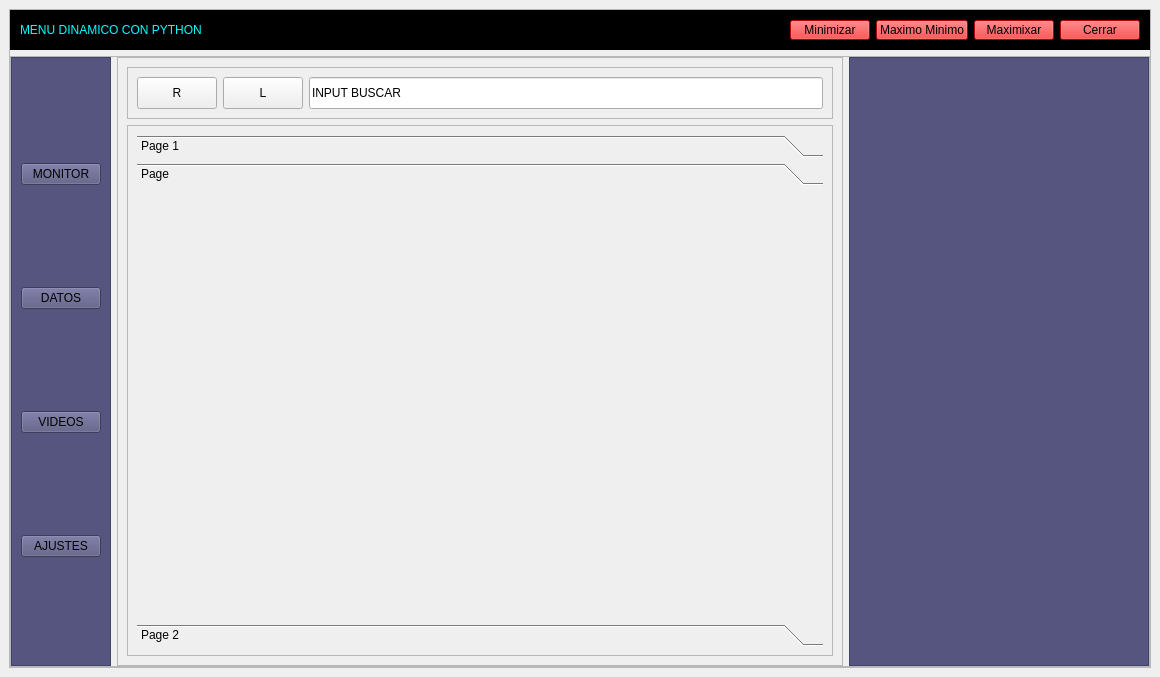
<?xml version="1.0" encoding="UTF-8"?>
<ui version="4.0">
 <class>MainWindow</class>
 <widget class="QMainWindow" name="MainWindow">
  <property name="geometry">
   <rect>
    <x>0</x>
    <y>0</y>
    <width>1160</width>
    <height>677</height>
   </rect>
  </property>
  <property name="windowTitle">
   <string>MainWindow</string>
  </property>
  <widget class="QWidget" name="centralwidget">
   <layout class="QVBoxLayout" name="verticalLayout">
    <item>
     <widget class="QFrame" name="frame">
      <property name="frameShape">
       <enum>QFrame::StyledPanel</enum>
      </property>
      <property name="frameShadow">
       <enum>QFrame::Raised</enum>
      </property>
      <layout class="QVBoxLayout" name="verticalLayout_2" stretch="1,8">
       <property name="leftMargin">
        <number>0</number>
       </property>
       <property name="topMargin">
        <number>0</number>
       </property>
       <property name="rightMargin">
        <number>0</number>
       </property>
       <property name="bottomMargin">
        <number>0</number>
       </property>
       <item>
        <widget class="QFrame" name="frameSuperior">
         <property name="maximumSize">
          <size>
           <width>16777215</width>
           <height>40</height>
          </size>
         </property>
         <property name="styleSheet">
          <string notr="true">background-color: rgb(0, 0, 0);</string>
         </property>
         <property name="frameShape">
          <enum>QFrame::StyledPanel</enum>
         </property>
         <property name="frameShadow">
          <enum>QFrame::Raised</enum>
         </property>
         <layout class="QHBoxLayout" name="horizontalLayout">
          <item>
           <widget class="QLabel" name="label">
            <property name="styleSheet">
             <string notr="true">color: rgb(0, 255, 255);</string>
            </property>
            <property name="text">
             <string>MENU DINAMICO CON PYTHON</string>
            </property>
           </widget>
          </item>
          <item>
           <spacer name="horizontalSpacer">
            <property name="orientation">
             <enum>Qt::Horizontal</enum>
            </property>
            <property name="sizeHint" stdset="0">
             <size>
              <width>521</width>
              <height>13</height>
             </size>
            </property>
           </spacer>
          </item>
          <item>
           <widget class="QPushButton" name="pushButton_6">
            <property name="styleSheet">
             <string notr="true">background-color: rgb(255, 0, 0);</string>
            </property>
            <property name="text">
             <string>Minimizar</string>
            </property>
           </widget>
          </item>
          <item>
           <widget class="QPushButton" name="pushButton_5">
            <property name="styleSheet">
             <string notr="true">background-color: rgb(255, 0, 0);</string>
            </property>
            <property name="text">
             <string>Maximo Minimo</string>
            </property>
           </widget>
          </item>
          <item>
           <widget class="QPushButton" name="pushButton_4">
            <property name="styleSheet">
             <string notr="true">background-color: rgb(255, 0, 0);</string>
            </property>
            <property name="text">
             <string>Maximixar</string>
            </property>
           </widget>
          </item>
          <item>
           <widget class="QPushButton" name="pushButton_3">
            <property name="styleSheet">
             <string notr="true">background-color: rgb(255, 0, 0);</string>
            </property>
            <property name="text">
             <string>Cerrar</string>
            </property>
           </widget>
          </item>
         </layout>
        </widget>
       </item>
       <item>
        <widget class="QFrame" name="frameInferior">
         <property name="frameShape">
          <enum>QFrame::StyledPanel</enum>
         </property>
         <property name="frameShadow">
          <enum>QFrame::Raised</enum>
         </property>
         <layout class="QHBoxLayout" name="horizontalLayout_2">
          <property name="leftMargin">
           <number>0</number>
          </property>
          <property name="topMargin">
           <number>0</number>
          </property>
          <property name="rightMargin">
           <number>0</number>
          </property>
          <property name="bottomMargin">
           <number>0</number>
          </property>
          <item>
           <widget class="QFrame" name="frame_2">
            <property name="styleSheet">
             <string notr="true">background-color: rgb(85, 85, 127);</string>
            </property>
            <property name="frameShape">
             <enum>QFrame::StyledPanel</enum>
            </property>
            <property name="frameShadow">
             <enum>QFrame::Raised</enum>
            </property>
            <layout class="QVBoxLayout" name="verticalLayout_4">
             <item>
              <widget class="QPushButton" name="pushButton_1">
               <property name="text">
                <string>MONITOR</string>
               </property>
              </widget>
             </item>
             <item>
              <widget class="QPushButton" name="pushButton_2">
               <property name="text">
                <string>DATOS</string>
               </property>
              </widget>
             </item>
             <item>
              <widget class="QPushButton" name="pushButton_7">
               <property name="text">
                <string>VIDEOS</string>
               </property>
              </widget>
             </item>
             <item>
              <widget class="QPushButton" name="pushButton_8">
               <property name="text">
                <string>AJUSTES</string>
               </property>
              </widget>
             </item>
            </layout>
           </widget>
          </item>
          <item>
           <widget class="QFrame" name="frame_3">
            <property name="frameShape">
             <enum>QFrame::StyledPanel</enum>
            </property>
            <property name="frameShadow">
             <enum>QFrame::Raised</enum>
            </property>
            <layout class="QVBoxLayout" name="verticalLayout_3">
             <item>
              <widget class="QFrame" name="frame_5">
               <property name="frameShape">
                <enum>QFrame::StyledPanel</enum>
               </property>
               <property name="frameShadow">
                <enum>QFrame::Raised</enum>
               </property>
               <layout class="QHBoxLayout" name="horizontalLayout_4">
                <item>
                 <widget class="QPushButton" name="pushButton_9">
                  <property name="minimumSize">
                   <size>
                    <width>32</width>
                    <height>32</height>
                   </size>
                  </property>
                  <property name="text">
                   <string>R</string>
                  </property>
                 </widget>
                </item>
                <item>
                 <widget class="QPushButton" name="pushButton_10">
                  <property name="minimumSize">
                   <size>
                    <width>32</width>
                    <height>32</height>
                   </size>
                  </property>
                  <property name="text">
                   <string>L</string>
                  </property>
                 </widget>
                </item>
                <item>
                 <widget class="QLineEdit" name="lineEdit">
                  <property name="minimumSize">
                   <size>
                    <width>32</width>
                    <height>32</height>
                   </size>
                  </property>
                  <property name="text">
                   <string>INPUT BUSCAR</string>
                  </property>
                 </widget>
                </item>
               </layout>
              </widget>
             </item>
             <item>
              <widget class="QFrame" name="frame_6">
               <property name="frameShape">
                <enum>QFrame::StyledPanel</enum>
               </property>
               <property name="frameShadow">
                <enum>QFrame::Raised</enum>
               </property>
               <layout class="QVBoxLayout" name="verticalLayout_5">
                <item>
                 <widget class="QToolBox" name="toolBox">
                  <property name="currentIndex">
                   <number>1</number>
                  </property>
                  <widget class="QWidget" name="page">
                   <property name="geometry">
                    <rect>
                     <x>0</x>
                     <y>0</y>
                     <width>655</width>
                     <height>400</height>
                    </rect>
                   </property>
                   <attribute name="label">
                    <string>Page 1</string>
                   </attribute>
                  </widget>
                  <widget class="QWidget" name="page_5">
                   <attribute name="label">
                    <string>Page</string>
                   </attribute>
                  </widget>
                  <widget class="QWidget" name="page_2">
                   <property name="geometry">
                    <rect>
                     <x>0</x>
                     <y>0</y>
                     <width>655</width>
                     <height>400</height>
                    </rect>
                   </property>
                   <attribute name="label">
                    <string>Page 2</string>
                   </attribute>
                  </widget>
                 </widget>
                </item>
               </layout>
              </widget>
             </item>
            </layout>
           </widget>
          </item>
          <item>
           <widget class="QFrame" name="frame_4">
            <property name="maximumSize">
             <size>
              <width>300</width>
              <height>16777215</height>
             </size>
            </property>
            <property name="styleSheet">
             <string notr="true">background-color: rgb(85, 85, 127);</string>
            </property>
            <property name="frameShape">
             <enum>QFrame::StyledPanel</enum>
            </property>
            <property name="frameShadow">
             <enum>QFrame::Raised</enum>
            </property>
            <layout class="QHBoxLayout" name="horizontalLayout_3">
             <item>
              <widget class="QStackedWidget" name="stackedWidget">
               <widget class="QWidget" name="page_1"/>
               <widget class="QWidget" name="PAGE_2"/>
               <widget class="QWidget" name="page_3"/>
               <widget class="QWidget" name="page_4"/>
              </widget>
             </item>
            </layout>
           </widget>
          </item>
         </layout>
        </widget>
       </item>
      </layout>
     </widget>
    </item>
   </layout>
  </widget>
 </widget>
 <resources/>
 <connections/>
</ui>
